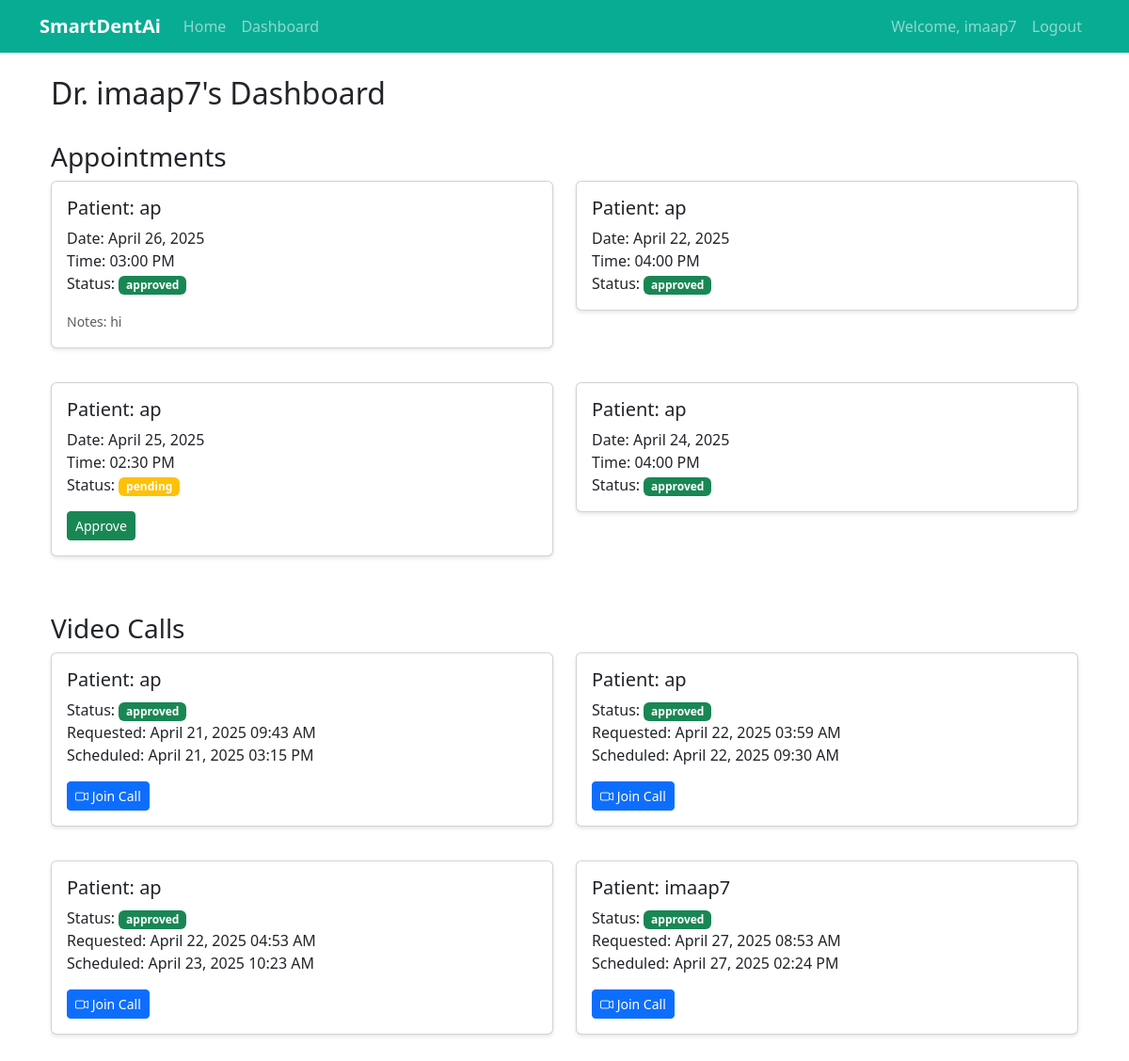
The page /dashboard (signed in) on the database its author committed.
### app.py (models this page shows, shortened)
class User(UserMixin, db.Model):
    id = db.Column(db.Integer, primary_key=True)
    username = db.Column(db.String(80), unique=True, nullable=False)
    email = db.Column(db.String(120), unique=True, nullable=False)
    password_hash = db.Column(db.String(128))
    is_dentist = db.Column(db.Boolean, default=False)
    specialty = db.Column(db.String(50), nullable=True)
    patient_appointments = db.relationship('Appointment',
                                         foreign_keys='Appointment.patient_id',
                                         backref='patient',
                                         lazy=True)
    dentist_appointments = db.relationship('Appointment',
                                         foreign_keys='Appointment.dentist_id',
                                         backref='dentist',
                                         lazy=True)
    video_call_requests = db.relationship('VideoCallRequest',
                                        foreign_keys='VideoCallRequest.patient_id',
                                        backref='patient',
                                        lazy=True)
    dentist_video_calls = db.relationship('VideoCallRequest',
                                        foreign_keys='VideoCallRequest.dentist_id',
                                        backref='dentist',
                                        lazy=True)

class Appointment(db.Model):
    id = db.Column(db.Integer, primary_key=True)
    patient_id = db.Column(db.Integer, db.ForeignKey('user.id'), nullable=False)
    dentist_id = db.Column(db.Integer, db.ForeignKey('user.id'), nullable=False)
    date = db.Column(db.Date, nullable=False)
    time = db.Column(db.Time, nullable=False)
    status = db.Column(db.String(20), default='pending')  # pending, approved, cancelled
    created_at = db.Column(db.DateTime, default=datetime.utcnow)
    notes = db.Column(db.Text, nullable=True)
    is_video_call = db.Column(db.Boolean, default=False)
    video_call_room = db.Column(db.String(50), nullable=True)

class VideoCallRequest(db.Model):
    id = db.Column(db.Integer, primary_key=True)
    patient_id = db.Column(db.Integer, db.ForeignKey('user.id'), nullable=False)
    dentist_id = db.Column(db.Integer, db.ForeignKey('user.id'), nullable=False)
    specialty = db.Column(db.String(50), nullable=False)
    status = db.Column(db.String(20), default='pending')  # pending, approved, rejected
    created_at = db.Column(db.DateTime, default=datetime.utcnow)
    scheduled_time = db.Column(db.DateTime, nullable=True)
    video_call_room = db.Column(db.String(50), nullable=True)
    notes = db.Column(db.Text, nullable=True)

### app.py (the view)
@app.route('/dashboard')
@login_required
def dashboard():
    if current_user.is_dentist:
        appointments = Appointment.query.filter_by(dentist_id=current_user.id).all()
        video_calls = VideoCallRequest.query.filter_by(dentist_id=current_user.id).all()
    else:
        appointments = Appointment.query.filter_by(patient_id=current_user.id).all()
        video_calls = VideoCallRequest.query.filter_by(patient_id=current_user.id).all()
    return render_template('dashboard.html',
                         appointments=appointments,
                         video_calls=video_calls,
                         is_dentist=current_user.is_dentist,
                         current_user=current_user)

### app.py (called while the page is built)
@login_manager.user_loader
def load_user(user_id):
    return User.query.get(int(user_id))

### templates/dashboard.html (shortened to what this page needs)
{% extends "base.html" %}
{% block content %}
<div class="container">
    <div class="row mb-4">
        <div class="col-12">
            <h2>{% if current_user.is_dentist %}Dr. {{ current_user.username }}'s Dashboard{% else %}Patient Dashboard{% endif %}</h2>
        </div>
    </div>
    <div class="row mb-4">
        <div class="col-12">
            <h3>Appointments</h3>
            {% if appointments %}
            <div class="row">
                {% for appointment in appointments %}
                <div class="col-md-6 mb-3">
                    <div class="card">
                        <div class="card-body">
                            <h5 class="card-title">
                                {% if current_user.is_dentist %}
                                Patient: {{ appointment.patient.username }}
                                {% else %}
                                Dr. {{ appointment.dentist.username }} ({{ appointment.dentist.specialty }})
                                {% endif %}
                            </h5>
                            <p class="card-text">
                                Date: {{ appointment.date.strftime('%B %d, %Y') }}<br>
                                Time: {{ appointment.time.strftime('%I:%M %p') }}<br>
                                Status: <span class="badge bg-{{ 'success' if appointment.status == 'approved' else 'warning' }}">
                                    {{ appointment.status }}
                                </span>
                            </p>
                            {% if appointment.notes %}
                            <p class="card-text"><small class="text-muted">Notes: {{ appointment.notes }}</small></p>
                            {% endif %}
                            {% if current_user.is_dentist and appointment.status == 'pending' %}
                            <form action="{{ url_for('approve_appointment', appointment_id=appointment.id) }}" method="POST" class="d-inline">
                                <button type="submit" class="btn btn-success btn-sm">Approve</button>
                            </form>
                            {% endif %}
                        </div>
                    </div>
                </div>
                {% endfor %}
            </div>
            {% else %}
            <div class="alert alert-info">
                No appointments found.
            </div>
            {% endif %}
        </div>
    </div>
    <div class="row">
        <div class="col-12">
            <h3>Video Calls</h3>
            {% if video_calls %}
            <div class="row">
                {% for call in video_calls %}
                <div class="col-md-6 mb-3">
                    <div class="card">
                        <div class="card-body">
                            <h5 class="card-title">
                                {% if current_user.is_dentist %}
                                Patient: {{ call.patient.username }}
                                {% else %}
                                Dr. {{ call.dentist.username }} ({{ call.specialty }})
                                {% endif %}
                            </h5>
                            <p class="card-text">
                                Status: <span class="badge bg-{{ 'success' if call.status == 'approved' else 'warning' if call.status == 'pending' else 'danger' }}">
                                    {{ call.status }}
                                </span><br>
                                Requested: {{ call.created_at.strftime('%B %d, %Y %I:%M %p') }}
                                {% if call.scheduled_time %}
                                <br>Scheduled: {{ call.scheduled_time.strftime('%B %d, %Y %I:%M %p') }}
                                {% endif %}
                            </p>
                            {% if current_user.is_dentist and call.status == 'pending' %}
                            <form action="{{ url_for('approve_video_call', call_id=call.id) }}" method="POST" class="mb-2">
                                <div class="mb-2">
                                    <label for="scheduled_time" class="form-label">Schedule Time</label>
                                    <input type="datetime-local" class="form-control" id="scheduled_time" name="scheduled_time" required>
                                </div>
                                <button type="submit" class="btn btn-success btn-sm">Approve</button>
                                <button type="submit" formaction="{{ url_for('reject_video_call', call_id=call.id) }}" class="btn btn-danger btn-sm">Reject</button>
                            </form>
                            {% elif call.status == 'approved' %}
                            <a href="{{ url_for('video_call', call_id=call.id) }}" class="btn btn-primary btn-sm">
                                <i class="bi bi-camera-video"></i> Join Call
                            </a>
                            {% endif %}
                        </div>
                    </div>
                </div>
                {% endfor %}
            </div>
            {% else %}
            <div class="alert alert-info">
                No video calls found.
            </div>
            {% endif %}
        </div>
    </div>
</div>
{% endblock %}

### templates/base.html (shortened to what this page needs)
<!DOCTYPE html>
<html lang="en">
<head>
    <link href="https://cdn.jsdelivr.net/npm/bootstrap@5.3.0/dist/css/bootstrap.min.css" rel="stylesheet">
    <link rel="stylesheet" href="https://cdn.jsdelivr.net/npm/bootstrap-icons@1.7.2/font/bootstrap-icons.css">
</head>
<body>
    <nav class="navbar navbar-expand-lg navbar-dark bg-primary">
        <div class="container">
            <a class="navbar-brand" href="{{ url_for('index') }}">SmartDentAi</a>
            <div class="collapse navbar-collapse" id="navbarNav">
                <ul class="navbar-nav me-auto">
                    <li class="nav-item">
                        <a class="nav-link" href="{{ url_for('index') }}">Home</a>
                    </li>
                    {% if current_user.is_authenticated %}
                        <li class="nav-item">
                            <a class="nav-link" href="{{ url_for('dashboard') }}">Dashboard</a>
                        </li>
                    {% endif %}
                </ul>
                <ul class="navbar-nav">
                    {% if current_user.is_authenticated %}
                        <li class="nav-item">
                            <span class="nav-link">Welcome, {{ current_user.username }}</span>
                        </li>
                        <li class="nav-item">
                            <a class="nav-link" href="{{ url_for('logout') }}">Logout</a>
                        </li>
                    {% endif %}
                </ul>
            </div>
        </div>
    </nav>
    <div class="container mt-4">
        {% block content %}{% endblock %}
    </div>
</body>
</html>

### templates/base.html (style rules this page uses)
.navbar-brand { font-weight: bold; }
.card { margin-bottom: 20px; box-shadow: 0 2px 4px rgba(0,0,0,0.1); }
.bg-primary { background-color: #08ac93 !important; }

### rows shown on the page
User: username "imaap7"
Appointment: patient.username "ap", date "April 26, 2025", time "03:00 PM", status "approved", notes "hi"
Appointment: patient.username "ap", date "April 22, 2025", time "04:00 PM", status "approved"
Appointment: patient.username "ap", date "April 25, 2025", time "02:30 PM", status "pending"
Appointment: patient.username "ap", date "April 24, 2025", time "04:00 PM", status "approved"
VideoCallRequest: patient.username "ap", status "approved", created_at "April 21, 2025 09:43 AM", scheduled_time "April 21, 2025 03:15 PM"
VideoCallRequest: patient.username "ap", status "approved", created_at "April 22, 2025 03:59 AM", scheduled_time "April 22, 2025 09:30 AM"
VideoCallRequest: patient.username "ap", status "approved", created_at "April 22, 2025 04:53 AM", scheduled_time "April 23, 2025 10:23 AM"
VideoCallRequest: patient.username "imaap7", status "approved", created_at "April 27, 2025 08:53 AM", scheduled_time "April 27, 2025 02:24 PM"
